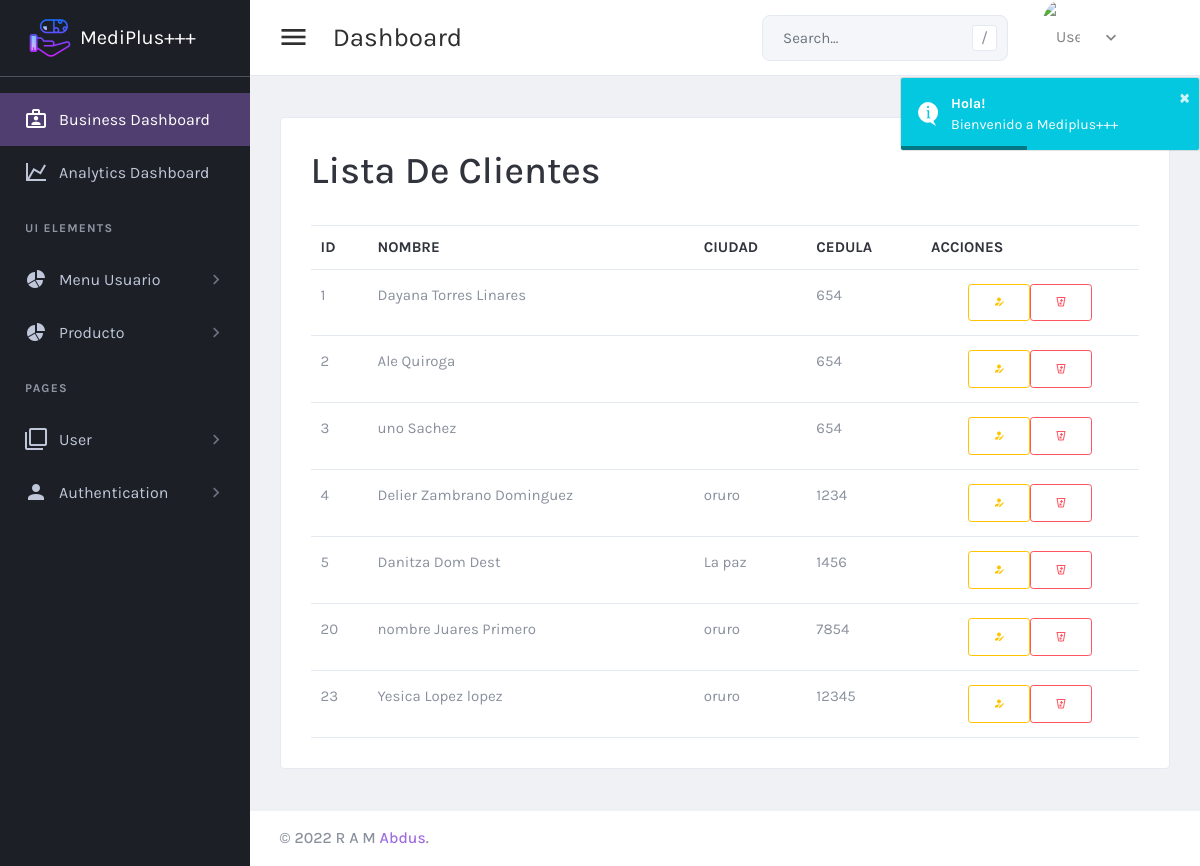
/controlador/clienteListar.php (signed in), run on an earlier commit of the app's database.
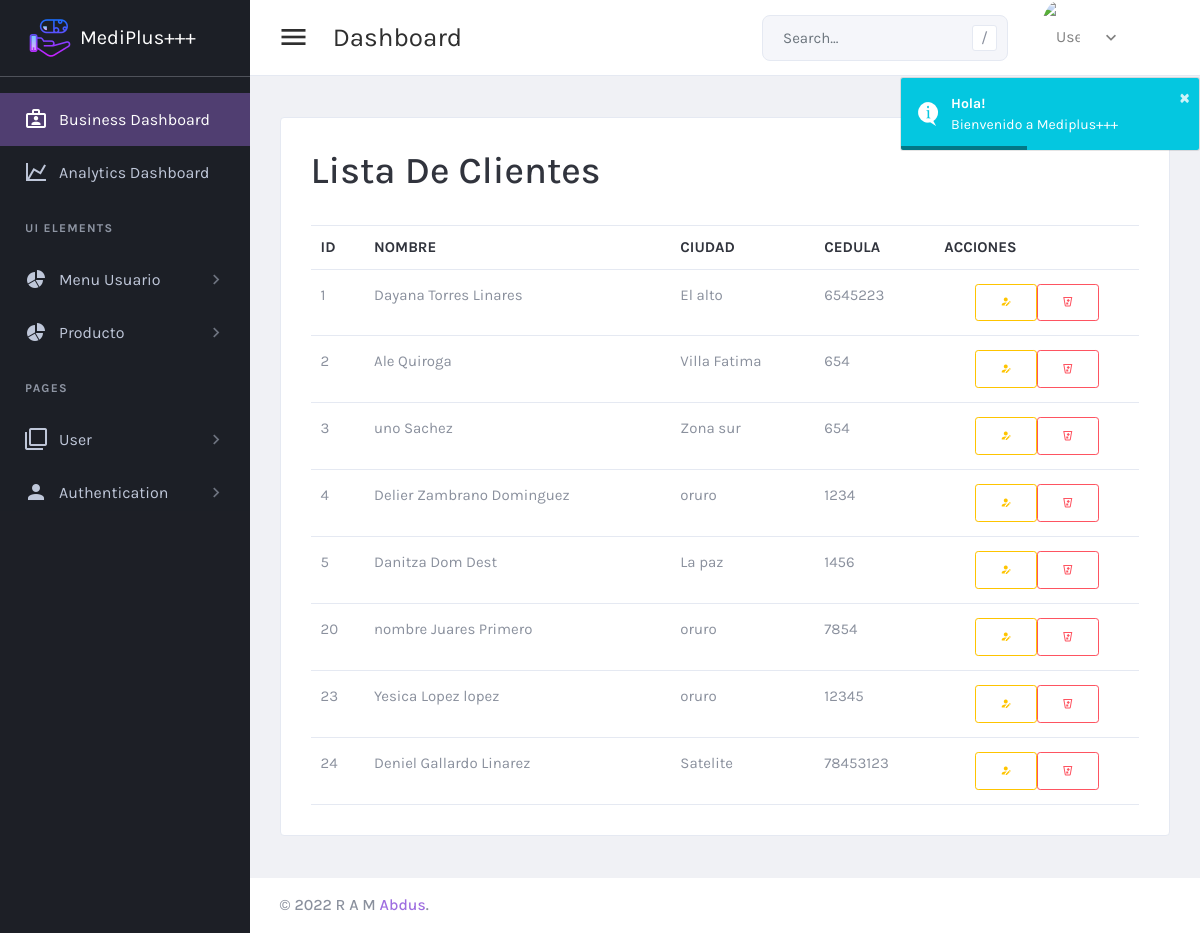
And on a later commit of the database.
### tables this page shows
CREATE TABLE `clientes` (
  `id_cliente` int(11) NOT NULL,
  `nombre` varchar(100) NOT NULL,
  `paterno` varchar(45) NOT NULL,
  `materno` varchar(45) DEFAULT NULL,
  `ciudad` varchar(45) DEFAULT NULL,
  `cedula` varchar(45) DEFAULT NULL,
  `estado` tinyint(1) NOT NULL
);

### controlador/clienteListar.php (called while the page is built, shortened)
<?php
include_once("../modelo/Cliente.php");
$cliente = new Cliente("","","","","","","");
$listaClientes = $cliente->listar("");
include_once("../vista/clienteListar.php");

### modelo/Cliente.php (called while the page is built, shortened)
<?php
class Cliente{
	public function listar($palabra){
		$db = new Conexion();
		$sql = $db->query("SELECT *, CONCAT(nombre,' ',paterno,' ',materno) as nombre_completo FROM clientes
							WHERE nombre like '$palabra%' AND estado = true");
		return $sql;
	}
}
?>

### vista/clienteListar.php (the view, shortened to what this page needs)
<?php
include_once("../vista/components/header.php");
?>
<div class="card card-default">
  <div class="card-header ">
    <h1>Lista de Clientes</h1>
  </div>
  <div class="card-body">
    <table id="productsTable" class="table table-hover table-product" style="width:100%">
      <thead>
        <tr>
          <th> ID </th>
          <th> NOMBRE </th>
          <th> CIUDAD </th>
          <th> CEDULA </th>
          <th> ACCIONES </th>
        </tr>
      </thead>
      <tbody>
        <?php while ($datos = mysqli_fetch_array($listaClientes)) { ?>
          <tr>
            <td><?= $datos['id_cliente'] ?></td>
            <td><?= $datos['nombre_completo'] ?></td>
            <td><?= $datos['ciudad'] ?></td>
            <td><?= $datos['cedula'] ?></td>
            <td style="display: flex; justify-content: center;">
              <a type="button" class="btn btn-sm btn-outline-warning" href="clienteModificar.php?id=<?= $datos['id_cliente'] ?>">
                <i class="mdi mdi-account-edit"></i>
              </a>
              <form action="clienteListar.php" method="POST">
                <button type="submit" class="btn btn-sm btn-outline-danger" name="eliminar"> <i class="mdi mdi-delete-variant"></i> </button>
              </form>
            </td>
          </tr>
        <?php
        }
        ?>
    </table>
  </div>
</div>
<?php
include_once("../vista/components/footer.php");
?>

What changed in the data, as far as the page shows it:
changed clientes id 1: ciudad (not shown) → "El alto"; cedula "654" → "6545223"
changed clientes id 2: ciudad (not shown) → "Villa Fatima"
changed clientes id 3: ciudad (not shown) → "Zona sur"
added clientes: id_cliente "24", nombre_completo "Deniel Gallardo Linarez", ciudad "Satelite", cedula "78453123"
